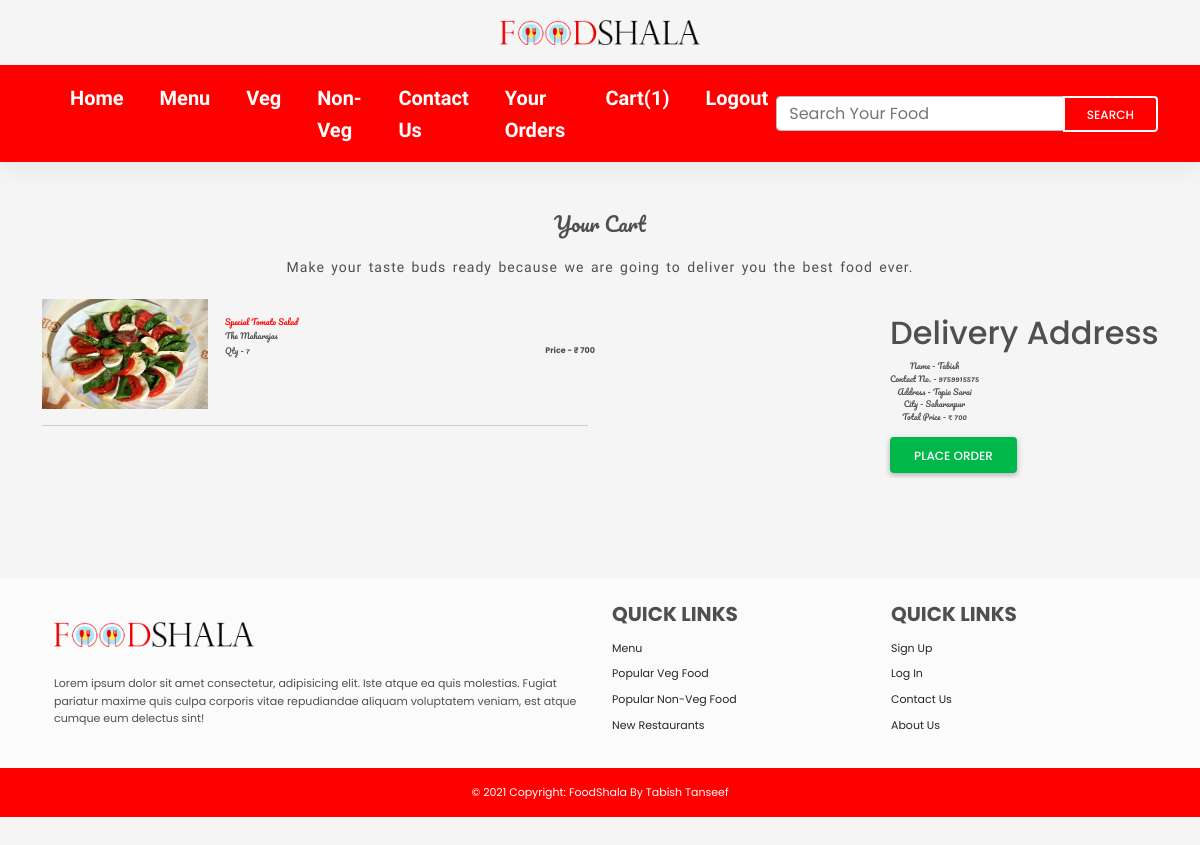
Screenshot of /cart.php (signed in) with the database file from the repository.
### tables this page shows
CREATE TABLE `cart` (
  `id` int(11) NOT NULL,
  `user_id` int(11) NOT NULL,
  `dish_id` int(11) NOT NULL,
  `qty` int(11) NOT NULL
);

CREATE TABLE `dish` (
  `id` int(11) NOT NULL,
  `name` varchar(50) NOT NULL,
  `category` varchar(20) NOT NULL,
  `price` varchar(10) NOT NULL,
  `qty` int(11) NOT NULL,
  `tagline` varchar(100) NOT NULL,
  `description` text NOT NULL,
  `image` varchar(100) NOT NULL,
  `restaurant_id` int(11) NOT NULL,
  `restaurant_name` varchar(100) NOT NULL
);

CREATE TABLE `customer` (
  `id` int(11) NOT NULL,
  `name` varchar(25) NOT NULL,
  `num` varchar(15) NOT NULL,
  `email` varchar(50) NOT NULL,
  `password` varchar(50) NOT NULL,
  `address` text NOT NULL,
  `city` varchar(20) NOT NULL,
  `veg` tinyint(1) NOT NULL,
  `nonveg` tinyint(1) NOT NULL
);

### cart.php (the view, shortened to what this page needs)
<?php
include("includes/db.php");
?>
<!DOCTYPE html>
<html lang="en">
  <head>
    <link rel="stylesheet" href="https://use.fontawesome.com/releases/v5.11.2/css/all.css" />
    <link rel="stylesheet" href="css/mdb.min.css" />
    <link rel="stylesheet" href="css/style.css" />
  </head>
  <body>
<?php include('header.php'); ?>
<h1 class="cat">Your Cart</h1>
<div class="desc">Make your taste buds ready because we are going to deliver you the best food ever.</div>
<div class="container">
	<div class="row">
	<div class="col-md-6">
	<?php
		$total_price = 0;
		$user_id= $_SESSION['user_id'];
		$get_attendance="SELECT cart.id, cart.user_id, cart.dish_id, cart.qty,
		dish.id, dish.name, dish.image, dish.price, dish.restaurant_name
		FROM ( cart
		INNER JOIN dish ON cart.dish_id = dish.id) where cart.user_id='$user_id' order by cart.id DESC";
		$run_attendance= mysqli_query($conn, $get_attendance);
		while($row_attendance=mysqli_fetch_array($run_attendance))
		{
			$image = $row_attendance['image'];
			$qty = $row_attendance['qty'];
			$price = $row_attendance['price'];
			$d_name = $row_attendance['name'];
			$r_name = $row_attendance['restaurant_name'];
			$price = $qty*$price;
			$total_price = $total_price + $price;
			echo "<div class='row' class='order'>
			<div class='col-4' id='cont'>
				<img src='img/dish/$image' class='' style='width:100%;' />
			</div>
			<div class='col-8 pop' id='cont'>
				<div class='d-flex justify-content-between restaurant red'>
					$d_name
				</div>
				<div class='d-flex justify-content-between restaurant'>
					$r_name
				</div>
				<div class='d-flex justify-content-between restaurant'>
					Qty - $qty <span style='display:block; text-align:right;' class='bold'>Price - &#8377; $price</span>
				</div>
			</div>
			</div>
			<hr>";
		}
		?>
	</div>
	<div class="col-md-6">
	<?php
		$user_id= $_SESSION['user_id'];
		$get_attendance="SELECT * from customer where id='$user_id'";
		$run_attendance= mysqli_query($conn, $get_attendance);
		$row_attendance=mysqli_fetch_array($run_attendance);
		$name = $row_attendance['name'];
		$num = $row_attendance['num'];
		$address = $row_attendance['address'];
		$city = $row_attendance['city'];
		echo "<div class='row' class='order'>
		<div class='col-6 pop' id='cont'></div>
		<div class='col-6 pop' id='cont' style='text-align:center !important;'>
			<h2 class='d-flex'>Delivery Address</h2>
			<div class='d-flex  restaurant'>
				Name - $name <br>
				Contact No.  - $num <br>
				Address - $address <br>
				City - $city <br>
				Total Price - &#8377; $total_price<br><br>
			</div>
			<div class='d-flex'>
				<center><button type='button' class='btn btn-success' data-ripple-color='dark' onClick='placeorder($user_id)'>Place Order</button></center>
			</div>
		</div>
		</div>
		";
		?>
	</div>
	</div>
	</div>
<?php include('footer.php');?>
  </body>
</html>

### css/style.css (style rules this page uses)
* { margin: 0; padding: 0; box-sizing: border-box; text-decoration: none; outline: none; list-style: none; font-family: 'Poppins', sans-serif; }
body { background:#F5F5F5; margin: 0 0 55px 0; }
.cat { font-family: 'Pacifico', cursive; text-align:center; margin-top:100px; margin-bottom:50px; }
.desc { font-family: 'Sansita Swashed', cursive; text-align:center; font-size:20px; word-spacing: 5px; letter-spacing:1px; margin-top:20px; margin-bottom:50px; }
#cont { overflow: hidden; }
#cont img { display: block; transition: transform .4s; }
.restaurant { font-family: 'Pacifico', cursive; font-weight:400; margin-top:15px; font-size:18px; }
.pop { margin-top:10px; padding:5px; }
.red { color:red; }
.bold { font-weight:bold; }
@media only screen and (orientation: portrait) { .cat { font-family: 'Pacifico', cursive; text-align:center; font-size:20px; margin-top:50px; margin-bottom:20px; } }
@media only screen and (orientation: portrait) { .desc { font-family: 'Sansita Swashed', cursive; text-align:center; font-size:14px; word-spacing: 2px; letter-spacing:1px; margin-top:20px; margin-bottom:20px; } }
@media only screen and (orientation: portrait) { .restaurant { font-family: 'Pacifico', cursive; font-weight:400; font-size:8px; margin-top:2px; } }

### rows the page displays
cart: dish.image (picture), dish.name "Special Tomato Salad", dish.restaurant_name "The Maharajas", qty "7", price "700"
customer: name "Tabish", num "9759915575", address "Topia Sarai", city "Saharanpur"

### other values shown
$num "1"
$total_price "700"
